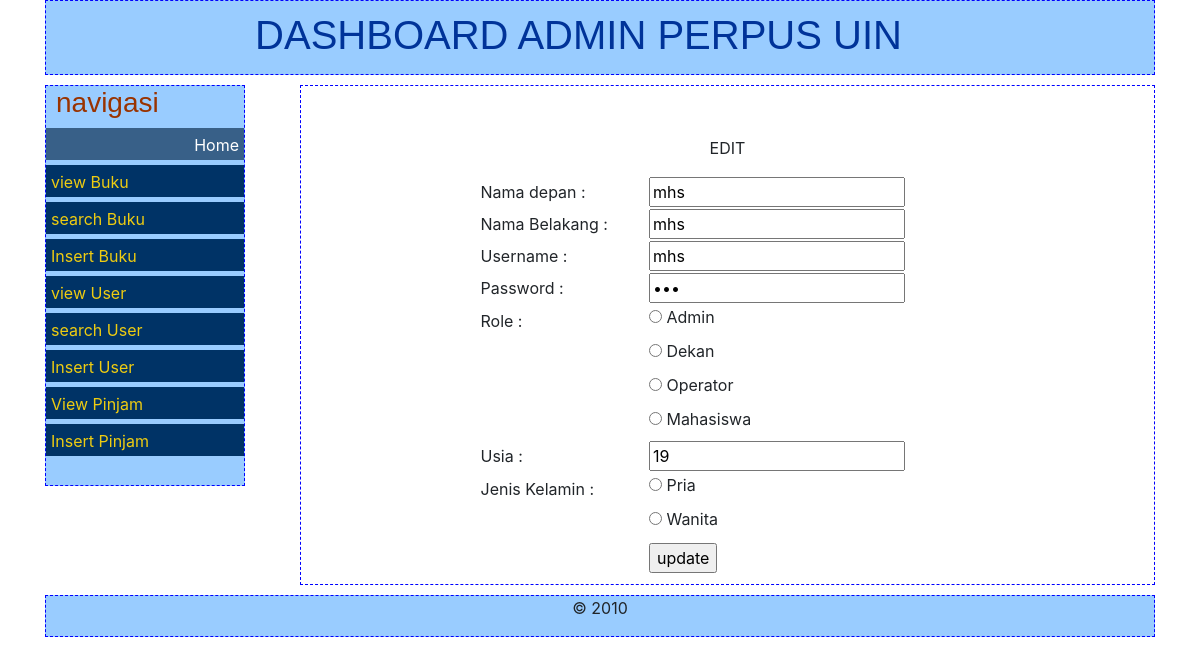
/dashboardAdmin.php?id=11210910000023&module=editUser, run on the app's committed database.
### tables this page shows
CREATE TABLE `users` (
  `id` varchar(255) NOT NULL,
  `namadep` varchar(255) DEFAULT NULL,
  `namabel` varchar(255) DEFAULT NULL,
  `username` varchar(255) DEFAULT NULL,
  `password` varchar(255) DEFAULT NULL,
  `role` varchar(255) DEFAULT NULL,
  `usia` varchar(255) DEFAULT NULL,
  `jk` varchar(255) DEFAULT NULL,
  `ttl` varchar(255) DEFAULT NULL,
  `email` varchar(255) DEFAULT NULL,
  `notel` varchar(255) DEFAULT NULL,
  PRIMARY KEY (`id`),
  UNIQUE KEY `id` (`id`)
);

### konten/editUser.php (the view, shortened to what this page needs)
<?php
    include "koneksi.php";
    $query = "SELECT * FROM users where id = ". $_GET["id"]. ";";
    $sql = mysqli_query($conn, $query);
    $result = mysqli_fetch_assoc($sql);
?>
<form action="updateUser.php" method="post">
    <p>&nbsp;</p>
    <div align="center" class="style1">
        <p>EDIT</p>
    </div>
    <table width="496" border="0" align="center">
        <tr>
            <td width="163">Nama depan :</td>
            <td width="317"><input type="text" name="namadep" value="<?php echo $result['namadep']; ?>" /></td>
        </tr>
        <tr>
            <td>Nama Belakang :</td>
            <td><input type="text" name="namabel" value="<?php echo $result['namabel']; ?>" /></td>
        </tr>
        <tr>
            <td>Username :</td>
            <td><input type="text" name="username" value="<?php echo $result['username']; ?>"/></td>
        </tr>
        <tr>
            <td>Password :</td>
            <td><input type="password" name="password" value="<?php echo $result['password']; ?>"/></td>
        </tr>
        <tr>
            <td>Role :</td>
            <td>
            <input type="radio" id="admin" name="role" value="Admin">
            <label for="admin">Admin</label><br>
            </td>
        </tr>
        <tr>
            <td>&nbsp;</td>
            <td>
            <input type="radio" id="dekan" name="role" value="Dekan">
            <label for="dekan">Dekan</label><br>
            </td>
        </tr>
        <tr>
            <td>&nbsp;</td>
            <td>
            <input type="radio" id="operator" name="role" value="Operator">
            <label for="operator">Operator</label><br>
            </td>
        </tr>
        <tr>
            <td>&nbsp;</td>
            <td>
            <input type="radio" id="mahasiswa" name="role" value="Mahasiswa">
            <label for="mahasiswa">Mahasiswa</label><br>
            </td>
        </tr>
        <tr>
            <td>Usia :</td>
            <td><input type="text" name="usia" value="<?php echo $result['usia']; ?>"/></td>
        </tr>
        <tr>
            <td>Jenis Kelamin :</td>
            <td>
            <input type="radio" id="pria" name="jk" value="pria">
            <label for="pria">Pria</label><br>
            </td>
        </tr>
        <tr>
            <td>&nbsp;</td>
            <td>
            <input type="radio" id="wanita" name="jk" value="wanita">
            <label for="wanita">Wanita</label><br>
            </td>
        </tr>
            <td><input type="hidden" name="id" value="<?php echo $result['id']; ?>"/></td>
        <tr>
            <td>&nbsp;</td>
            <td><input type="submit" value="update" /></td>
        </tr>
    </table>
</form>

### data on the page
users: namadep "mhs", namabel "mhs", username "mhs", usia "19"
